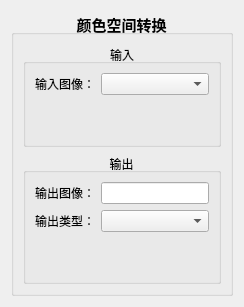
        <widget class="QWidget" name="page_2">
         <layout class="QVBoxLayout" name="verticalLayout_34">
          <item>
           <widget class="QGroupBox" name="groupBox_18">
            <property name="font">
             <font>
              <pointsize>11</pointsize>
              <bold>true</bold>
             </font>
            </property>
            <property name="autoFillBackground">
             <bool>true</bool>
            </property>
            <property name="title">
             <string>颜色空间转换</string>
            </property>
            <property name="alignment">
             <set>Qt::AlignCenter</set>
            </property>
            <layout class="QVBoxLayout" name="verticalLayout_29">
             <item>
              <widget class="QGroupBox" name="groupBox_19">
               <property name="font">
                <font>
                 <pointsize>9</pointsize>
                 <bold>false</bold>
                </font>
               </property>
               <property name="title">
                <string>输入</string>
               </property>
               <property name="alignment">
                <set>Qt::AlignCenter</set>
               </property>
               <layout class="QVBoxLayout" name="verticalLayout_30">
                <item>
                 <layout class="QVBoxLayout" name="verticalLayout_31">
                  <item>
                   <layout class="QHBoxLayout" name="horizontalLayout_12" stretch="1,3">
                    <item>
                     <widget class="QLabel" name="label_10">
                      <property name="text">
                       <string>输入图像：</string>
                      </property>
                     </widget>
                    </item>
                    <item>
                     <widget class="QComboBox" name="comboBox_3"/>
                    </item>
                   </layout>
                  </item>
                 </layout>
                </item>
                <item>
                 <spacer name="verticalSpacer_6">
                  <property name="orientation">
                   <enum>Qt::Vertical</enum>
                  </property>
                  <property name="sizeHint" stdset="0">
                   <size>
                    <width>20</width>
                    <height>40</height>
                   </size>
                  </property>
                 </spacer>
                </item>
               </layout>
              </widget>
             </item>
             <item>
              <widget class="QGroupBox" name="groupBox_20">
               <property name="font">
                <font>
                 <pointsize>9</pointsize>
                 <bold>false</bold>
                </font>
               </property>
               <property name="title">
                <string>输出</string>
               </property>
               <property name="alignment">
                <set>Qt::AlignCenter</set>
               </property>
               <layout class="QVBoxLayout" name="verticalLayout_32">
                <item>
                 <layout class="QVBoxLayout" name="verticalLayout_33">
                  <item>
                   <layout class="QHBoxLayout" name="horizontalLayout_14">
                    <item>
                     <widget class="QLabel" name="label_12">
                      <property name="text">
                       <string>输出图像：</string>
                      </property>
                     </widget>
                    </item>
                    <item>
                     <widget class="QLineEdit" name="lineEdit_12"/>
                    </item>
                   </layout>
                  </item>
                  <item>
                   <layout class="QHBoxLayout" name="horizontalLayout_15" stretch="1,3">
                    <item>
                     <widget class="QLabel" name="label_13">
                      <property name="text">
                       <string>输出类型：</string>
                      </property>
                     </widget>
                    </item>
                    <item>
                     <widget class="QComboBox" name="comboBox_4"/>
                    </item>
                   </layout>
                  </item>
                 </layout>
                </item>
                <item>
                 <spacer name="verticalSpacer_7">
                  <property name="orientation">
                   <enum>Qt::Vertical</enum>
                  </property>
                  <property name="sizeHint" stdset="0">
                   <size>
                    <width>20</width>
                    <height>40</height>
                   </size>
                  </property>
                 </spacer>
                </item>
               </layout>
              </widget>
             </item>
            </layout>
           </widget>
          </item>
         </layout>
        </widget>
